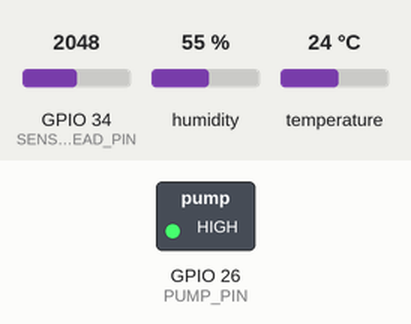
Recording of a sketch running on a simulated ESP32. Shown: switched loads named in the sketch (green lamp = pin HIGH). Inputs (shaded band) come from the test bench; at power-on: GPIO 34 (SENSOR_READ_PIN) = 2048, humidity 55 %, temperature 24 °C. WiFi joins after 1.5 s; servers stay silent unless stated; the local clock reads 2024-03-15 10:24:30 at power-on unless the sketch sets it; pins used as bus, display or sensor lines are not drawn; what the sketch prints to the serial monitor is not drawn.

Above: at 5.7 s.
5.8 s: GPIO 34 (SENSOR_READ_PIN) set to 1570
16.8 s: GPIO 34 (SENSOR_READ_PIN) set to 1443
At 21.9 s:
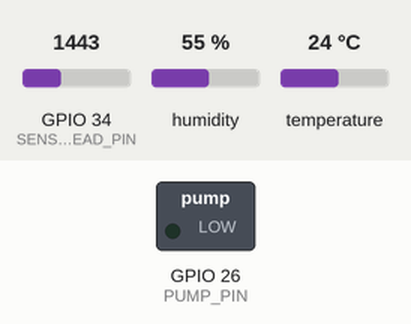
27.8 s: GPIO 34 (SENSOR_READ_PIN) set to 2047
At 32.2 s:
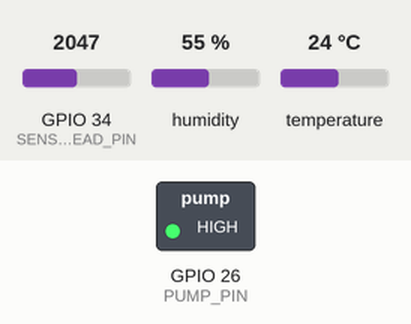
33.9 s: GPIO 34 (SENSOR_READ_PIN) set to 1228
At 38.5 s:
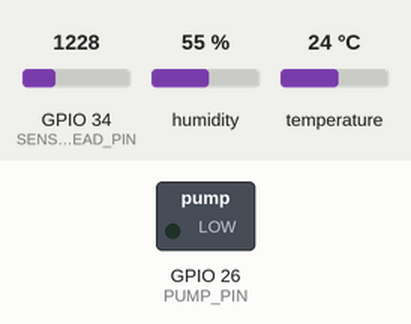
Timing chart, 0 to 40.0 s (numbered marks = the images above; inputs shaded):
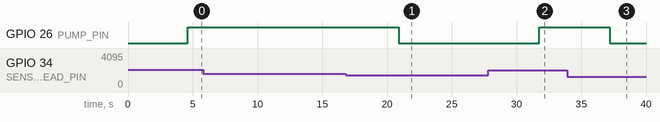

Measured:
- the behaviour switches between 1511 and 1510 on GPIO 34 (SENSOR_READ_PIN) (found by bisection; images 0 and 1)
- after the input at 5.8 s, every drawn part: stays the same
- after the input at 16.8 s, GPIO 26 (PUMP_PIN): HIGH → LOW after 4.1 s
- after the input at 27.8 s, GPIO 26 (PUMP_PIN): LOW → HIGH after 4.0 s
- after the input at 33.9 s, GPIO 26 (PUMP_PIN): HIGH → LOW after 3.3 s

The sketch:

sketch_feb27b_copy_20251004135351_copy_20251004135507.ino
```cpp
#include <WiFi.h>
#include <FirebaseESP32.h>
#include <time.h>
#include <DHT.h>

// WiFi credentials
#define WIFI_SSID "GlobeAtHome_949E1_2.4"
#define WIFI_PASSWORD "HjvdGK7x112804"

// Firebase credentials
#define DATABASE_URL "https://iot-final-project-989bf-default-rtdb.firebaseio.com"
#define DATABASE_SECRET "2wnTAxpgtHd4fzUFL3V1cZzBBcYa7BL0XOC77Dj4"

// Hardware pins
#define SENSOR_POWER_PIN 12
#define SENSOR_READ_PIN 34
#define PUMP_PIN 26
#define DHT_PIN 4      // DHT11 Data Pin
#define DHT_TYPE DHT11 // DHT Sensor Type

// Calibration values
const int AIR_DRY = 2149;
const int SOIL_WET = 800;
const int SEMI_WET = 1409;
const int SOIL_DRY = 1731;

// Firebase objects
FirebaseData firebaseData;
FirebaseAuth auth;
FirebaseConfig config;

// DHT Sensor
DHT dht(DHT_PIN, DHT_TYPE);

// Timezone for Philippines (UTC+8)
const long gmtOffset_sec = 28800;
const int daylightOffset_sec = 0;

void setup() {
  Serial.begin(115200);
  pinMode(SENSOR_POWER_PIN, OUTPUT);
  pinMode(PUMP_PIN, OUTPUT);
  digitalWrite(SENSOR_POWER_PIN, LOW);
  digitalWrite(PUMP_PIN, LOW);

  // Initialize DHT
  dht.begin();

  delay(1000);
  Serial.println("Soil Moisture & DHT Sensor with Firebase");

  // Connect to WiFi
  connectWiFi();

  // Initialize time
  configTime(gmtOffset_sec, daylightOffset_sec, "pool.ntp.org", "time.nist.gov");
  Serial.println("Waiting for time sync...");
  delay(2000);

  // Configure Firebase
  config.database_url = DATABASE_URL;
  config.signer.tokens.legacy_token = DATABASE_SECRET;

  Firebase.begin(&config, &auth);
  Firebase.reconnectWiFi(true);

  Serial.println("Firebase initialized!");
}

void loop() {
  // Check WiFi connection
  if (WiFi.status() != WL_CONNECTED) {
    connectWiFi();
  }

  // Power on sensor
  digitalWrite(SENSOR_POWER_PIN, HIGH);
  delay(100);

  // Read sensor
  int sensorValue = analogRead(SENSOR_READ_PIN);

  // Power off sensor
  digitalWrite(SENSOR_POWER_PIN, LOW);

  // Read DHT Sensor
  float humidity = dht.readHumidity();
  float temperature = dht.readTemperature();

  // Check if any reads failed and exit early (to try again).
  if (isnan(humidity) || isnan(temperature)) {
    Serial.println(F("Failed to read from DHT sensor!"));
    return;
  }

  // Calculate moisture and status
  int moisturePercent;
  String soilStatus;
  String pumpStatus;
  bool pumpState;

  // First calculate the moisture percentage
  if (sensorValue <= SOIL_WET) {
    moisturePercent = 100;
  } else if (sensorValue < SEMI_WET) {
    moisturePercent = map(sensorValue, SOIL_WET, SEMI_WET, 100, 60);
  } else if (sensorValue < SOIL_DRY) {
    moisturePercent = map(sensorValue, SEMI_WET, SOIL_DRY, 60, 25);
  } else {
    moisturePercent = map(sensorValue, SOIL_DRY, AIR_DRY, 25, 0);
  }
  moisturePercent = constrain(moisturePercent, 0, 100);

  // Then determine status based on moisture percentage
  if (moisturePercent >= 85) {
    soilStatus = "Too Wet";
    digitalWrite(PUMP_PIN, LOW);
    pumpStatus = "OFF";
    pumpState = false;
  } else if (moisturePercent >= 50) {
    soilStatus = "Ideal";
    digitalWrite(PUMP_PIN, LOW);
    pumpStatus = "OFF";
    pumpState = false;
  } else if (moisturePercent >= 25) {
    soilStatus = "Getting Dry";
    digitalWrite(PUMP_PIN, HIGH);
    pumpStatus = "ON";
    pumpState = true;
  } else {
    soilStatus = "Very Dry";
    digitalWrite(PUMP_PIN, HIGH);
    pumpStatus = "ON";
    pumpState = true;
  }

  // Get timestamp
  String timestamp = getTimestamp();

  // Display on Serial
  Serial.print("Moisture: ");
  Serial.print(moisturePercent);
  Serial.print("% | Temp: ");
  Serial.print(temperature);
  Serial.print("°C | Hum: ");
  Serial.print(humidity);
  Serial.print("% | Status: ");
  Serial.print(soilStatus);
  Serial.print(" | Pump: ");
  Serial.println(pumpStatus);
  Serial.print("Timestamp: ");
  Serial.println(timestamp);

  // Send to Firebase
  sendToFirebase(soilStatus, pumpState, moisturePercent, temperature, humidity, timestamp);

  Serial.println("--------------------");
  delay(5000); // Increased delay slightly
}

void connectWiFi() {
  Serial.print("Connecting to WiFi");
  WiFi.begin(WIFI_SSID, WIFI_PASSWORD);

  while (WiFi.status() != WL_CONNECTED) {
    delay(500);
    Serial.print(".");
  }

  Serial.println("\nWiFi connected!");
  Serial.print("IP Address: ");
  Serial.println(WiFi.localIP());
}

String getTimestamp() {
  struct tm timeinfo;
  if (!getLocalTime(&timeinfo)) {
    return "Time not set";
  }

  char buffer[30];
  strftime(buffer, sizeof(buffer), "%Y-%m-%d %H:%M:%S", &timeinfo);
  return String(buffer);
}

void sendToFirebase(String status, bool pumpState, int moisture, float temp, float hum, String timestamp) {
  // Create JSON object with all data
  FirebaseJson json;
  json.set("status", status);
  json.set("pump", pumpState);
  json.set("moisturePercent", moisture);
  json.set("temperature", temp);
  json.set("humidity", hum);
  json.set("timestamp", timestamp);

  // Upload current reading as single batch
  String path = "/sensorData/current";
  if (Firebase.setJSON(firebaseData, path, json)) {
    Serial.println("✓ Current data uploaded successfully");
  } else {
    Serial.println("✗ Current upload failed: " + firebaseData.errorReason());
  }

  // Store historical data using pushJSON (generates unique ID)
  String historyPath = "/sensorData/history";
  if (Firebase.pushJSON(firebaseData, historyPath, json)) {
    Serial.println("✓ History data pushed successfully");
  } else {
    Serial.println("✗ History push failed: " + firebaseData.errorReason());
  }
}
```
